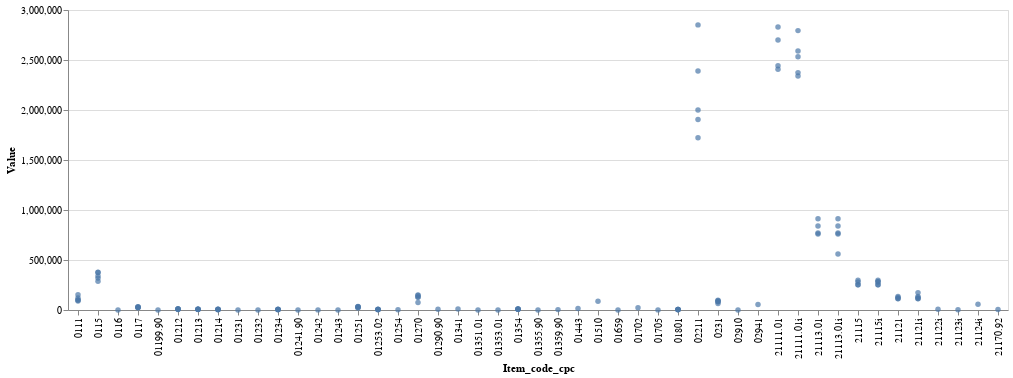

The cell this chart's notebook holds for it:
### Code cell
select_year = alt.selection_single(
    name='select', fields=['Year'], init={'Year': 2016},
    bind=alt.binding_range(min=2016, max=2020, step=5)
)
alt.Chart(ir_prod_value_df).mark_point(filled=True).encode(
    alt.X('Item_code_cpc', scale=alt.Scale(zero=False)),
    alt.Y('Value', scale=alt.Scale(zero=False)),
    
).add_selection(select_year).transform_filter(select_year)

### Figure 1 — Vega-Lite specification as saved in the notebook (floating-point values rounded to 4 significant figures; data arrays with more than 128 entries replaced by an {"elided": "..."} marker saying what was removed)
{"config": {"view": {"continuousWidth": 400, "continuousHeight": 300}}, "data": {"name": "data-ac5d1aeb7945cf4246693dc5728de8fa"}, "mark": {"type": "point", "filled": true}, "encoding": {"x": {"field": "Item_code_cpc", "scale": {"zero": false}, "type": "nominal"}, "y": {"field": "Value", "scale": {"zero": false}, "type": "quantitative"}}, "selection": {"select": {"type": "single", "fields": ["Year"], "init": {"Year": 2016}, "bind": {"input": "range", "max": 2020, "min": 2016, "step": 5}}}, "transform": [{"filter": {"selection": "select"}}], "$schema": "https://vega.github.io/schema/vega-lite/v4.17.0.json", "datasets": {"data-ac5d1aeb7945cf4246693dc5728de8fa": {"elided": "608 records"}}}
